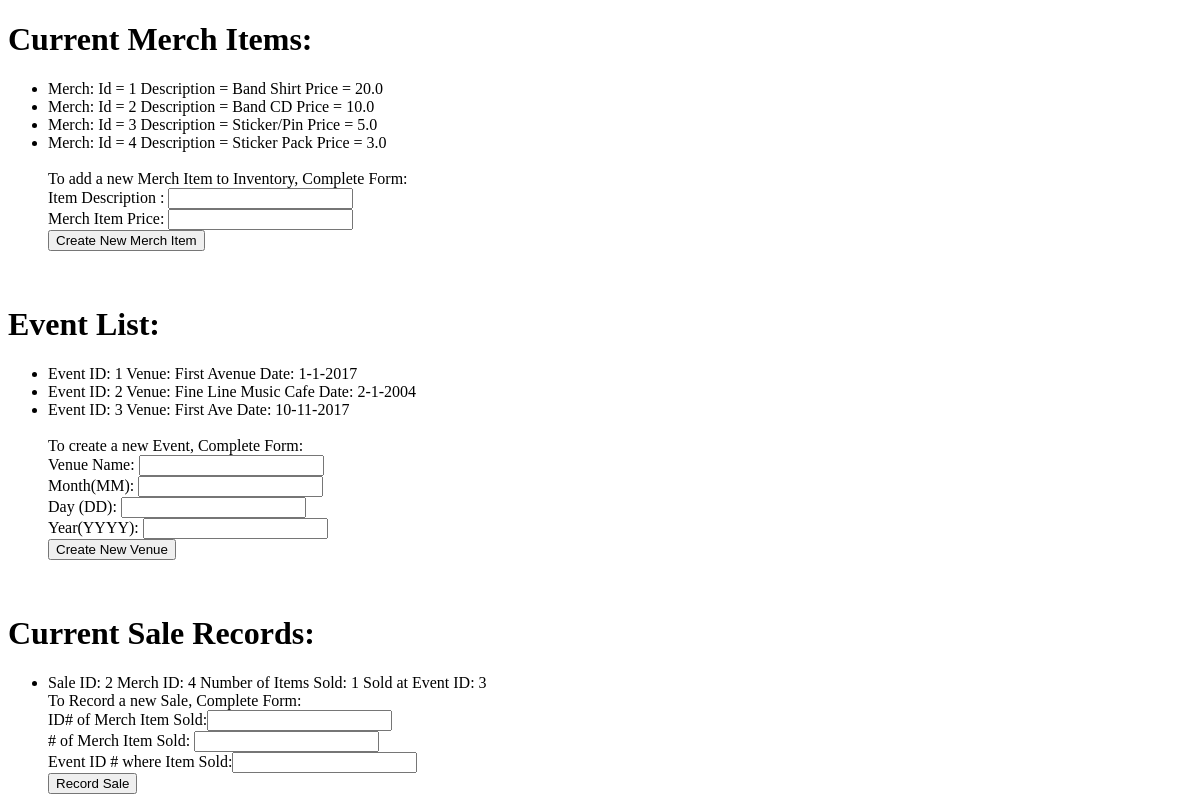
Before: / with the older database file.
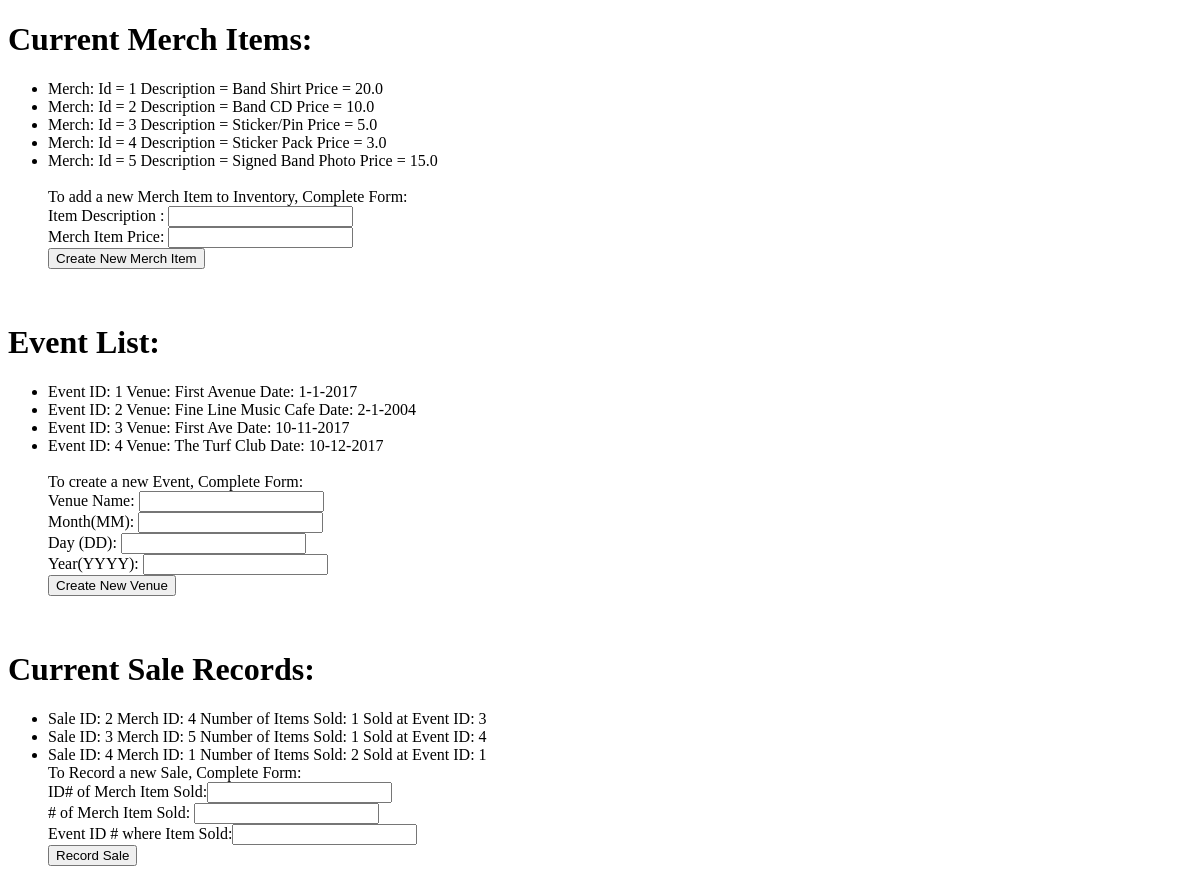
After: the same page with the newer database file.
### merch.py (models this page shows)
class Merch(Base):
    __tablename__ = 'merch'
    id = Column(Integer, primary_key=True)
    description = Column(String)
    price = Column(Float)
    def __repr__(self):
        return 'Merch: Id = {} Description = {} Price = {}'.format(self.id, self.description, self.price)

### events.py (models this page shows)
class Event(Base):
    __tablename__ = 'events'
    id = Column(Integer, primary_key = True)
    venue = Column(String)
    month = Column(Integer)
    day = Column(Integer)
    year = Column(Integer)
    def __repr__(self):
        return 'Event ID: {} Venue: {} Date: {}-{}-{}'.format(self.id, self.venue, self.month, self.day, self.year)

### sales.py (models this page shows)
class Sale(Base):
    __tablename__ = 'sales'
    id = Column(Integer, primary_key=True)
    merchID = Column(Integer, ForeignKey('merch.id'))
    numSold = Column(Integer)
    eventID = Column(Integer, ForeignKey('events.id'))
    def __repr__(self):
        return 'Sale ID: {} Merch ID: {} Number of Items Sold: {} Sold at Event ID: {}'.format(self.id, self.merchID, self.numSold, self.eventID)

### main.py (the view)
@app.route('/', methods=['get', 'post'])
def index():
    merchItems = merch_orm.merch_list()
    saleItems = merch_orm.sales_list()
    eventList = merch_orm.event_list()
    if request.method == 'POST':
        try:
            choiceManager.new_merch()
        except RuntimeError as e:
            return render_template(error_text=e.args[0])
    return render_template("main.html", merchItems=merchItems, saleItems=saleItems, eventList=eventList)

### merch.py (called while the page is built)
@event.listens_for(Engine, "connect")
def set_sqlite_pragma(dbapi_connection, connection_record):
    cursor = dbapi_connection.cursor()
    cursor.execute("PRAGMA foreign_keys=ON")
    cursor.close()

### merch_orm.py (called while the page is built)
def merch_list():
    search_session = Session()
    all_merch_list = search_session.query(Merch).all()
    return all_merch_list

def event_list():
    search_session = Session()
    all_events_list = search_session.query(Event).all()
    return all_events_list

def sales_list():
    search_session = Session()
    all_sales_list = search_session.query(Sale).all()
    return all_sales_list

### templates/main.html (shortened to what this page needs)
<!DOCTYPE html>
<h1>Current Merch Items:</h1>
<ul>
    {% for item in merchItems %}
            <li>{{ item }}</li>
    {% endfor %}
<br>
To add a new Merch Item to Inventory, Complete Form:
<form>
  Item Description :  <input type="text" name="description"><br>
  Merch Item Price: <input type="int" name="price"><br>
  <input type="submit" value="Create New Merch Item">
</form>
</ul><br>
<h1>Event List:</h1>
<ul>
    {% for item in eventList %}
            <li>{{ item }}</li>
    {% endfor %}
<br>
To create a new Event, Complete Form:
<form>
    Venue Name: <input type="text" name="venue"><br>
    Month(MM):  <input type="int" name="month"><br>
    Day  (DD):    <input type="int" name="day"><br>
    Year(YYYY): <input type="int" name="year"><br>
  <input type="submit" value="Create New Venue">
</form>
</ul>
<h1>Current Sale Records:</h1>
<ul>
    {% for item in saleItems %}
            <li>{{ item }}</li>
    {% endfor %}
To Record a new Sale, Complete Form:
<form>
    ID# of Merch Item Sold:<input type="int" name="venue"><br>
    # of Merch Item Sold:  <input type="int" name="month"><br>
    Event ID # where Item Sold:<input type="int" name="day"><br>
  <input type="submit" value="Record Sale">
</form>
</ul>

Changed rows visible on the page:
added Merch: id+description+price "Merch: Id = 5 Description = Signed Band Photo Price = 15.0"
added Event: id+venue+month "Event ID: 4 Venue: The Turf Club Date: 10-12-2017"
added Sale: id+merchID+numSold "Sale ID: 3 Merch ID: 5 Number of Items Sold: 1 Sold at Event ID: 4"
added Sale: id+merchID+numSold "Sale ID: 4 Merch ID: 1 Number of Items Sold: 2 Sold at Event ID: 1"
